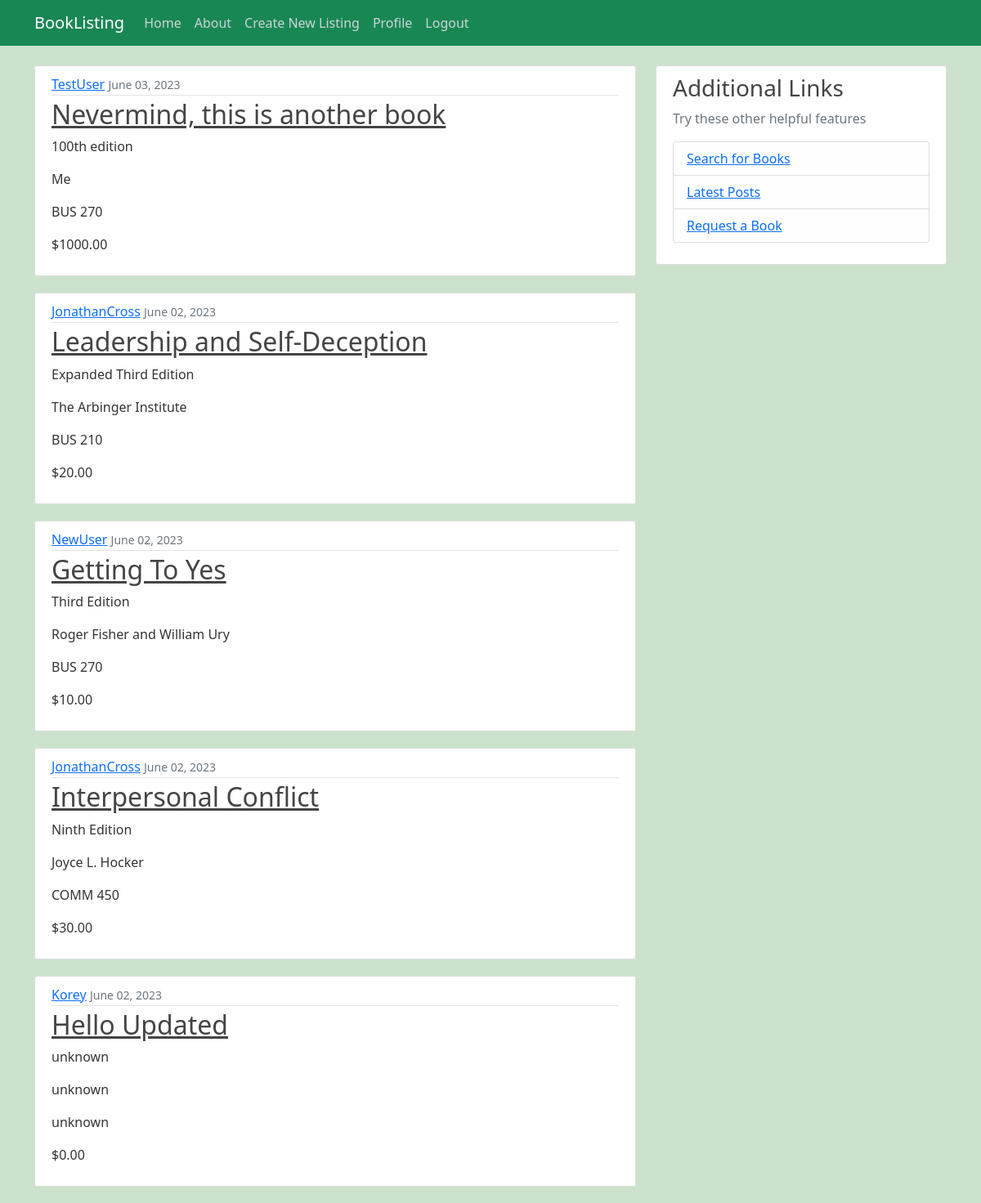
/ (signed in), run on the app's committed database.
### listing/models.py (models this page shows)
class Post(models.Model):
    title = models.CharField(max_length=100)
    content = models.TextField()
    date_posted = models.DateTimeField(default=timezone.now)
    author = models.ForeignKey(User, on_delete=models.CASCADE)
    book_author = models.CharField(max_length=100, default='unknown author')
    edition = models.CharField(max_length=100, default='unknown edition')
    course = models.CharField(max_length=100, default='unknown course')
    isbn = models.CharField(max_length=100, default='unknown isbn')
    condition = models.CharField(max_length=100, default='unknown condition')
    price = models.DecimalField(max_digits=8, decimal_places=2, default=0.00)
    contact = models.CharField(max_length=100, default='unknown contact info')
    location = models.CharField(max_length=100, default='unknown location')

### listing/views.py (the view)
# urls.py: path('', PostListView.as_view(), name='listing-home'),
class PostListView(ListView):
    model = Post
    template_name = 'listing/home.html'
    context_object_name = 'posts'
    ordering = ['-date_posted']

### listing/templates/listing/home.html
{% extends "listing/base.html" %} {% block content %} {% for post in posts %}
<article class="media content-section">
  <div class="media-body">
    <div class="article-metadata">
      <a class="mr-2" href="#">{{ post.author }}</a>
      <small class="text-muted">{{ post.date_posted|date:'F d, Y' }}</small>
    </div>
    <h2>
      <a class="article-title" href="{% url 'post-detail' post.id %}"
        >{{ post.title }}</a
      >
    </h2>
    <p class="article-edition">{{ post.edition }}</p>
    <p class="article-book_author">{{ post.book_author }}</p>
    <p class="article-book_author">{{ post.course }}</p>
    <p class="article-price">${{ post.price }}</p>
  </div>
</article>
{% endfor %} {% endblock content %}

### listing/static/listing/main.css (style rules this page uses)
body { background: #fafafa; color: #333333; margin-top: 5rem; }
h1, h2, h3, h4, h5, h6 { color: #444444; }
.content-section { background: #ffffff; padding: 10px 20px; border: 1px solid #dddddd; border-radius: 3px; margin-bottom: 20px; }
.article-title { color: #444444; }
.article-metadata { padding-bottom: 1px; margin-bottom: 4px; border-bottom: 1px solid #e3e3e3; }

### data on the page
Post: author "TestUser", date_posted "June 03, 2023", title "Nevermind, this is another book", edition "100th edition", book_author "Me", course "BUS 270", price "1000.00"
Post: author "JonathanCross", date_posted "June 02, 2023", title "Leadership and Self-Deception", edition "Expanded Third Edition", book_author "The Arbinger Institute", course "BUS 210", price "20.00"
Post: author "NewUser", date_posted "June 02, 2023", title "Getting To Yes", edition "Third Edition", book_author "Roger Fisher and William Ury", course "BUS 270", price "10.00"
Post: author "JonathanCross", date_posted "June 02, 2023", title "Interpersonal Conflict", edition "Ninth Edition", book_author "Joyce L. Hocker", course "COMM 450", price "30.00"
Post: author "Korey", date_posted "June 02, 2023", title "Hello Updated", edition "unknown", book_author "unknown", course "unknown", price "0.00"
